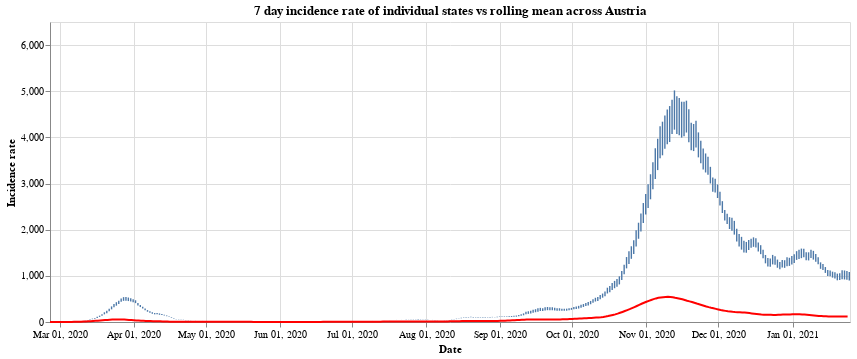

Notebook code cell kept with this figure:
### Markdown cell above
Finally we have the

### Code cell
#collapse
states = at_data['Bundesland'].unique()
states.sort()

selection = alt.selection_single(
    name='Select',
    fields=['Bundesland'],
    init={'Bundesland': 'Vorarlberg'},
    bind={'Bundesland': alt.binding_select(options=states)}
)

# scatter plot, modify opacity based on selection
bars = alt.Chart(at_data).mark_bar().add_selection(
    selection
).encode(
    x=alt.X("yearmonthdate(Time):T", axis=alt.Axis(title='Date')),
    y=alt.Y("SiebenTageInzidenzFaelle:Q", axis=alt.Axis(title='Incidence rate')),
    tooltip='SiebenTageInzidenzFaelle:Q',
    opacity=alt.condition(selection, alt.value(1), alt.value(0))
).properties(title=f'7 day incidence rate of individual states vs rolling mean across Austria', width=800)

line = alt.Chart(all_austria).mark_line(
    color='red',
    size=2,
).transform_window(
    rolling_mean='mean(SiebenTageInzidenzFaelle)',
    frame=[0, 7]
).encode(
    x='yearmonthdate(Time):T',
    y='rolling_mean:Q'
)

alt.layer(bars, line)

### Figure 1 — Vega-Lite specification as saved in the notebook (floating-point values rounded to 4 significant figures; data arrays with more than 128 entries replaced by an {"elided": "..."} marker saying what was removed)
{"config": {"view": {"continuousWidth": 400, "continuousHeight": 300}}, "layer": [{"data": {"name": "data-4764f826496607193b70b3e9951b588c"}, "mark": "bar", "encoding": {"opacity": {"condition": {"value": 1, "selection": "Select"}, "value": 0}, "tooltip": {"type": "quantitative", "field": "SiebenTageInzidenzFaelle"}, "x": {"type": "temporal", "axis": {"title": "Date"}, "field": "Time", "timeUnit": "yearmonthdate"}, "y": {"type": "quantitative", "axis": {"title": "Incidence rate"}, "field": "SiebenTageInzidenzFaelle"}}, "selection": {"Select": {"type": "single", "fields": ["Bundesland"], "init": {"Bundesland": "Vorarlberg"}, "bind": {"Bundesland": {"input": "select", "options": ["Burgenland", "Kärnten", "Niederösterreich", "Oberösterreich", "Salzburg", "Steiermark", "Tirol", "Vorarlberg", "Wien", "Österreich"]}}}}, "title": "7 day incidence rate of individual states vs rolling mean across Austria", "width": 800}, {"data": {"name": "data-f0c1ee89d33204480d48d17f64e83817"}, "mark": {"type": "line", "color": "red", "size": 2}, "encoding": {"x": {"type": "temporal", "field": "Time", "timeUnit": "yearmonthdate"}, "y": {"type": "quantitative", "field": "rolling_mean"}}, "transform": [{"window": [{"op": "mean", "field": "SiebenTageInzidenzFaelle", "as": "rolling_mean"}], "frame": [0, 7]}]}], "$schema": "https://vega.github.io/schema/vega-lite/v4.8.1.json", "datasets": {"data-4764f826496607193b70b3e9951b588c": {"elided": "3340 records"}, "data-f0c1ee89d33204480d48d17f64e83817": {"elided": "334 records"}}}
